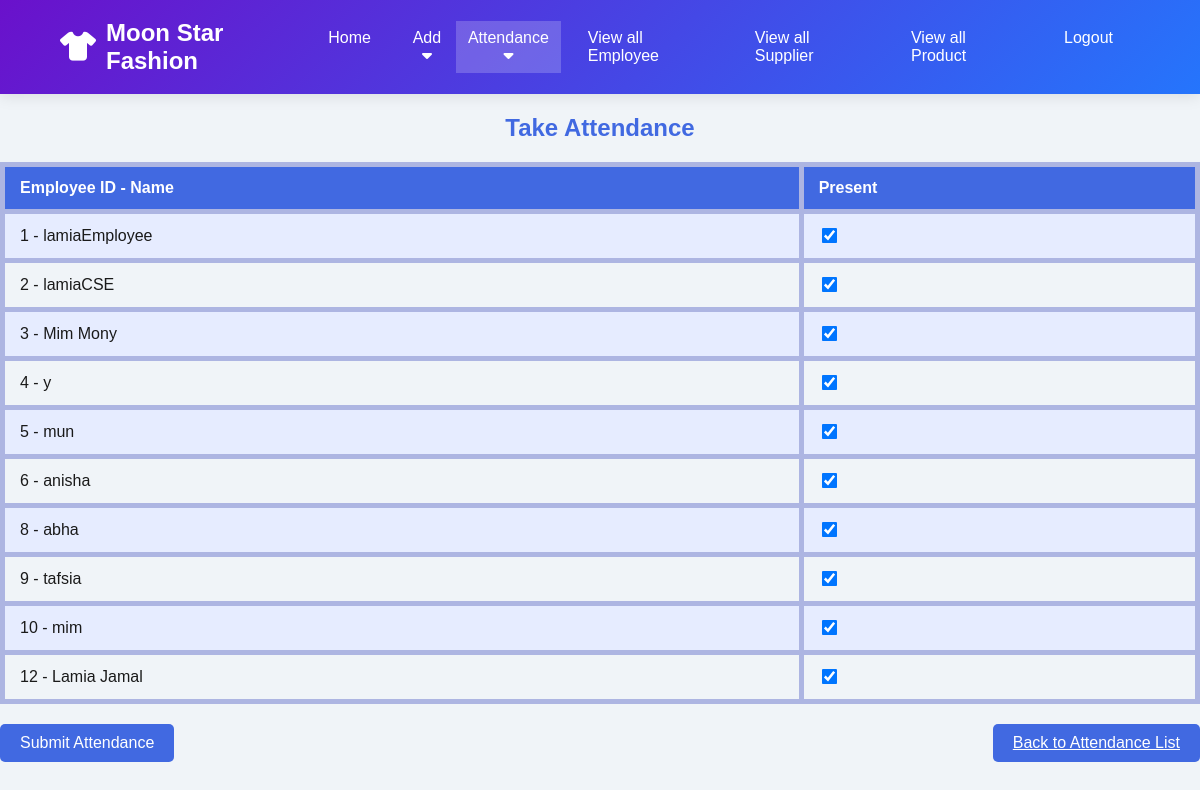
Page /attendance/ (signed in) on the committed database.
### fms/models.py (models this page shows, shortened)
class EmployeeProfile(models.Model):
    employee = models.ForeignKey(Employee, on_delete=models.CASCADE)
    user = models.OneToOneField(User, on_delete=models.CASCADE, related_name='profile')
    public_id = models.CharField(max_length=12, unique=True, editable=False)
    phone = models.CharField(max_length=20, blank=True)
    designation = models.CharField(max_length=100, blank=True)

class Employee(models.Model):
    sl=models.AutoField(primary_key=True,auto_created=True)
    name=models.CharField(max_length=20)
    email=models.EmailField(max_length=20)
    position = models.CharField(max_length=10, default='Worker')
    phone=models.IntegerField()
    salary = models.IntegerField(default=10000)
    password = models.CharField(max_length=128, null=True, blank=True)
    bonus_percentage = models.DecimalField(max_digits=5, decimal_places=2, default=0)

### fms/views.py (the view, shortened to what this page needs)
# urls.py: path('attendance/', views.take_attendance, name='take_attendance'),
@login_required(login_url='admin_login')
def take_attendance(request):
    if request.user.is_authenticated and request.user.is_staff:
        employees = EmployeeProfile.objects.all()
    return render(request, 'take_attendance.html', {'employees': employees})

### fms/templates/take_attendance.html (shortened to what this page needs)
<!DOCTYPE html>
<html lang="en">
<head>
    <link rel="stylesheet" href="https://cdnjs.cloudflare.com/ajax/libs/font-awesome/6.4.0/css/all.min.css">
</head>
<body>
            <nav class="navbar">
        <div class="logo">
            <i class="fas fa-tshirt"></i>
            <span>Moon Star Fashion</span>
        </div>
        <div class="nav-links">
            <a href="{% url 'employee_list' %}" class="nav-link">Home</a>
            <div class="dropdown">
                <button class="dropbtn">Add <i class="fa fa-caret-down"></i></button>
            </div>
                    <div class="dropdown active">
                <button class="dropbtn">Attendance <i class="fa fa-caret-down"></i></button>
            </div>
            <a href="{% url 'employee_list' %}#emp" class="nav-link">View all Employee</a>
            <a href="{% url 'employee_list' %}#sup" class="nav-link">View all Supplier</a>
            <a href="{% url 'employee_list' %}#pro" class="nav-link">View all Product</a>
            <a href="{% url 'admin_logout' %}" class="nav-link">Logout</a>
        </div>
        </nav>
    <h2>Take Attendance</h2>
    <form method="post">
        <table>
            <tr>
                <th>Employee ID - Name</th>
                <th>Present</th>
            </tr>
            {% for emp in employees %}
            <tr>
                <td>{{ emp.id }} - {{ emp.employee.name|default:"No Name" }}</td>
                <td>
                    <input type="checkbox" name="attend_{{ emp.id }}" checked>
                </td>
            </tr>
            {% endfor %}
        </table>
        <button type="submit" class="btn">Submit Attendance</button>
        <a href="{% url 'attendance_list' %}" class="btn" style="float: right;">Back to Attendance List</a>
    </form>
</body>
</html>

### fms/templates/take_attendance.html (style rules this page uses)
body { font-family: Arial, sans-serif; background-color: #f0f4f8; color: #1a1a1a; margin: 0px; }
h2 { color: #4169e1; text-align: center; margin-bottom: 20px; }
table { width: 100%; border-collapse: collapse; margin-bottom: 20px; }
th, td { padding: 12px 15px; border: 5px solid #adb5e2; text-align: left; }
th { background-color: #4169e1; color: white; }
tr:nth-child(even) { background-color: #e6ecff; }
.btn { background-color: #4169e1; color: white; padding: 10px 20px; border: none; border-radius: 5px; cursor: pointer; font-size: 16px; }
input[type="checkbox"] { transform: scale(1.2); cursor: pointer; }
.navbar { display: flex; justify-content: space-between; align-items: center; padding: 1.2rem 5%; background: linear-gradient(135deg, #6a11cb 0%, #2575fc 100%); color: white; box-shadow: 0 2px 15px rgba(0, 0, 0, 0.1); position: sticky; top: 0; z-index: 100; }
.nav-links { display: flex; }
.nav-link { color: white; text-decoration: none; margin: 0 15px; font-weight: 500; transition: all 0.3s ease; padding: 8px 12px; border-radius: 4px; }
.nav-link:hover, .dropdown.active { background-color: rgba(255, 255, 255, 0.2); }
.logo { display: flex; align-items: center; font-size: 1.5rem; font-weight: 700; }
.logo i { margin-right: 10px; font-size: 1.8rem; }
.dropdown { position: relative; }
.dropbtn { background: none; border: none; color: white; font-weight: 500; font-size: 1rem; padding: 8px 12px; border-radius: 4px; cursor: pointer; }

### rows in the picture
EmployeeProfile: id "1", employee.name "lamiaEmployee"
EmployeeProfile: id "2", employee.name "lamiaCSE"
EmployeeProfile: id "3", employee.name "Mim Mony"
EmployeeProfile: id "4", employee.name "y"
EmployeeProfile: id "5", employee.name "mun"
EmployeeProfile: id "6", employee.name "anisha"
EmployeeProfile: id "8", employee.name "abha"
EmployeeProfile: id "9", employee.name "tafsia"
EmployeeProfile: id "10", employee.name "mim"
EmployeeProfile: id "12", employee.name "Lamia Jamal"
